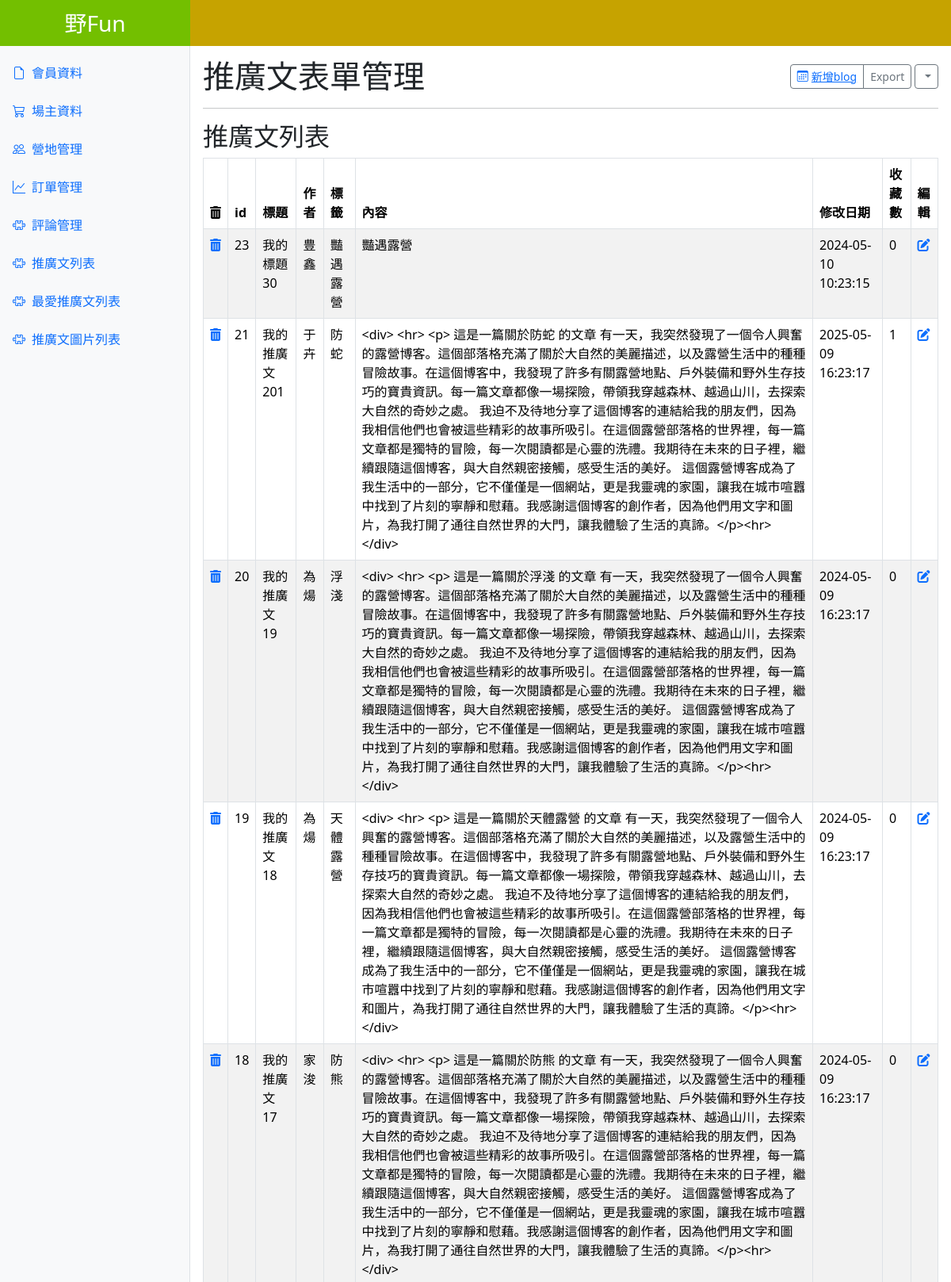
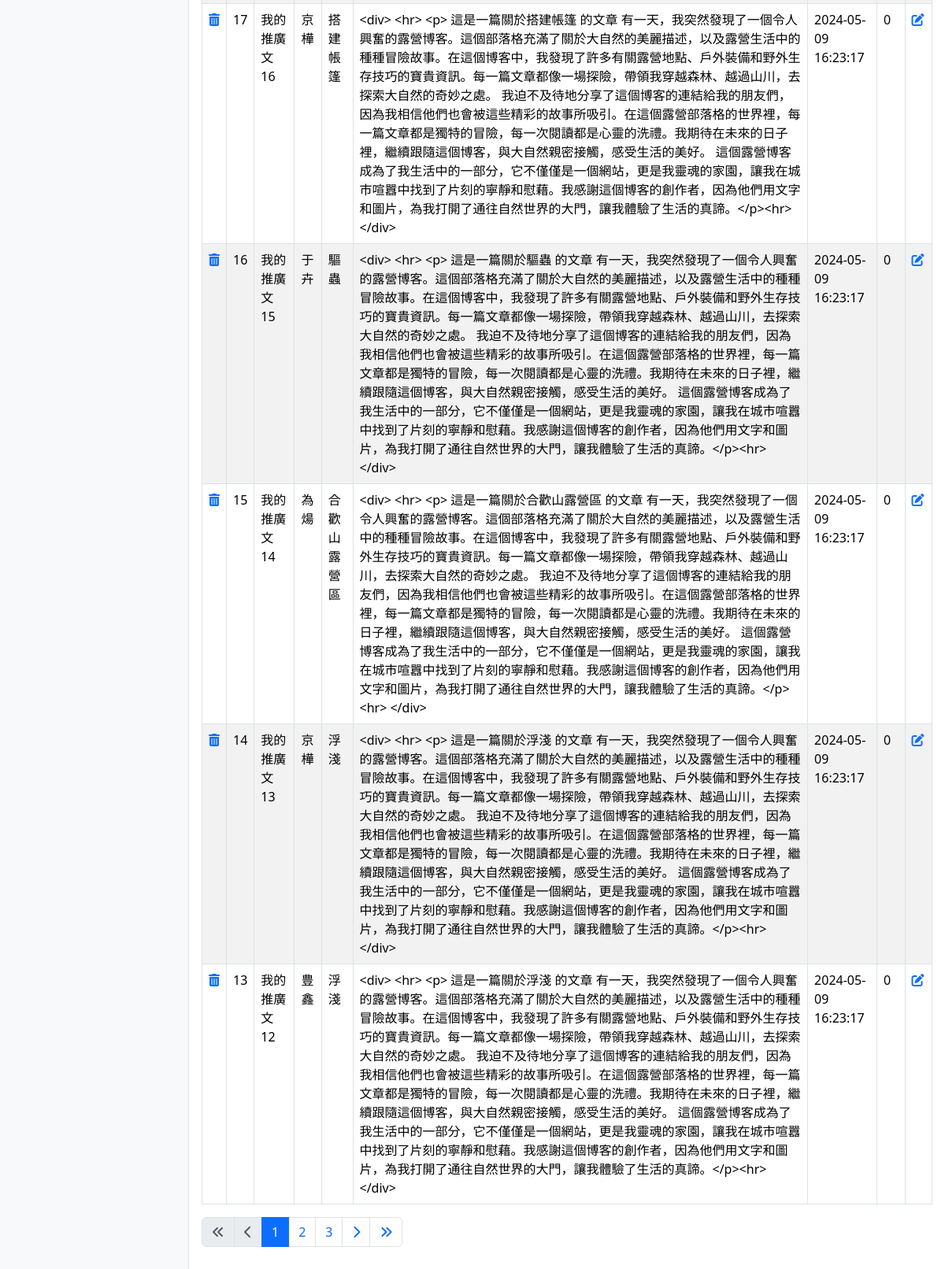
Screenshot of /blog.php with the database file from the repository (2 pictures, top to bottom).
### tables this page shows
CREATE TABLE `blog` (
  `id` int NOT NULL,
  `title` varchar(255) NOT NULL,
  `author` varchar(255) NOT NULL,
  `blog_tag` varchar(255) NOT NULL,
  `content` text NOT NULL,
  `create_at` datetime NOT NULL DEFAULT CURRENT_TIMESTAMP
);

### blog.php (the view, shortened to what this page needs)
<?php
require __DIR__ . '/config/pdo-connect.php';
$t_sql = "SELECT COUNT(*) FROM blog";
$perPage = 10;
$page = isset($_GET["page"]) ? intval($_GET["page"]) : 1;
$totalRows = $pdo->query($t_sql)->fetch(PDO::FETCH_NUM)[0];
if ($totalRows > 0) {
  $totalPages = ceil($totalRows / $perPage);
  $sql = sprintf("SELECT b.id, b.title, b.author, b.blog_tag, b.content, b.create_at, COUNT(fb.blog_id) AS favorite_count FROM blog b LEFT JOIN favorite_blog fb ON b.id = fb.blog_id GROUP BY b.id, b.title ORDER BY b.id DESC limit %s, %s", ($page - 1) * $perPage, $perPage);
  $rows = $pdo->query($sql)->fetchALL();
}
?>
<?php include __DIR__. '/parts/html-head.php'?>
<?php include __DIR__. '/parts/navbar.php'?>
<main class="main-content p-3">
  <div class="d-flex justify-content-between align-items-center ">
    <h1 class="m-0 ">推廣文表單管理</h1>
    <div>
      <div class="btn-group btn-group-sm" role="group" aria-label="Small button group">
        <button type="button" class="btn btn-outline-secondary">
        <a href="./add-blog.php"><i class="bi bi-calendar3 me-1"></i>新增blog</a>
        </button>
        <button type="button" class="btn btn-outline-secondary">
          Export
        </button>
      </div>
      <div class="btn-group">
        <button class="btn btn-outline-secondary btn-sm dropdown-toggle" type="button" data-bs-toggle="dropdown" aria-expanded="false">
        </button>
      </div>
    </div>
  </div>
  <hr />
  <h2>推廣文列表</h2>
  <div class="row">
    <div class="col">
      <table class="table table-bordered table-striped">
      <thead>
        <tr>
        <th><i class="fa-solid fa-trash-can"></i></th>
            <th>id</th>
            <th>標題</th>
            <th>作者</th>
            <th>標籤</th>
            <th >內容</th>
            <th>修改日期</th>
            <th>收藏數</th>
            <th>編輯</th>
        </tr>
    </thead>
    <tbody>
      <?php foreach ($rows as $r): ?>
        <tr>
        <td><a href="javascript: deleteOne(<?= $r['id']?>)"><i class="fa-solid fa-trash-can"></i></a></td>
            <td><?= $r['id']?></td>
            <td><?= htmlentities($r['title'])?></td>
            <td><?= htmlentities($r['author'])?></td>
            <td><?= htmlentities($r['blog_tag'])?></td>
            <td class="line-clamp"><?= htmlentities($r['content'])?></td>
            <td><?= htmlentities($r['create_at'])?></td>
            <td><?= $r['favorite_count']?></td>
            <td><a href="edit-blog.php?id=<?=$r['id']?>"><i class="fa-solid fa-pen-to-square"></i></a></td>
        </tr>
        <?php endforeach  ?>
    </tbody>
      </table>
      <div>
    <nav aria-label="Page navigation example">
      <ul class="pagination">
        <li class="page-item <?= $page == 1 ? 'disabled' : '' ?>">
          <a class="page-link" href="?page=1"><i class="fa-solid fa-angles-left"></i></a>
        </li>
        <li class="page-item <?= $page == 1 ? 'disabled' : '' ?>">
          <a class="page-link" href="?page=<?= $page - 1 ?>"><i class="fa-solid fa-chevron-left"></i></a>
        </li>
        <?php for ($i = $page - 2; $i <= $page + 2; $i++) :
          if ($i >= 1 and $i <= $totalPages) :
        ?>
            <li class="page-item <?= $page == $i ? 'active' : '' ?>">
              <a class="page-link" href="?page=<?= $i ?>"><?= $i ?></a>
            </li>
        <?php endif;
        endfor; ?>
        <li class="page-item <?= $page == $totalPages ? 'disabled' : '' ?>">
          <a class="page-link" href="?page=<?= $page + 1 ?>"><i class="fa-solid fa-chevron-right"></i></a>
        </li>
        <li class="page-item <?= $page == $totalPages ? 'disabled' : '' ?>">
          <a class="page-link" href="?page=<?= $totalPages ?>"><i class="fa-solid fa-angles-right"></i></a>
        </li>
      </ul>
    </nav>
  </div>
    </div>
  </div>
</main>
<?php include __DIR__. '/parts/html-foot.php'?>

### parts/html-head.php (style rules this page uses)
:root { --aside-width: 240px; --page-top: 56px; }
.main-content { margin: var(--page-top) 0 0 var(--aside-width); }

### rows the page displays
blog: id "23", title "我的標題30", author "豊鑫", blog_tag "豔遇露營", content "豔遇露營", create_at "2024-05-10 10:23:15", favorite_count "0"
blog: id "21", title "我的推廣文201", author "于卉", blog_tag "防蛇", content "<div> <hr> <p> 這是一篇關於防蛇 的文章 有一天，我突然發現了一個令人興奮的露營博客。這個部落格充滿了關於大自然的美麗描述，以及露營生活中的種種冒險故事。在這個博客中，我發現了許多有關露營地點、戶外裝備和野外生存技巧的寶貴資訊。每一篇文章都像一場探險，帶領我穿越森林、越過山川，去探索大自然的奇妙之處。 我迫不及待地分享了這個博客的連結給我的朋友們，因為我相信他們也會被這些精彩的故事所吸引。在這個露營部落格的世界裡，每一篇文章都是獨特的冒險，每一次閱讀都是心靈的洗禮。我期待在未來的日子裡，繼續跟隨這個博客，與大自然親密接觸，感受生活的美好。 這個露營博客成為了我生活中的一部分，它不僅僅是一個網站，更是我靈魂的家園，讓我在城市喧囂中找到了片刻的寧靜和慰藉。我感謝這個博客的創作者，因為他們用文字和圖片，為我打開了通往自然世界的大門，讓我體驗了生活的真諦。</p><hr> </div>", create_at "2025-05-09 16:23:17", favorite_count "1"
blog: id "20", title "我的推廣文19", author "為煬", blog_tag "浮淺", content "<div> <hr> <p> 這是一篇關於浮淺 的文章 有一天，我突然發現了一個令人興奮的露營博客。這個部落格充滿了關於大自然的美麗描述，以及露營生活中的種種冒險故事。在這個博客中，我發現了許多有關露營地點、戶外裝備和野外生存技巧的寶貴資訊。每一篇文章都像一場探險，帶領我穿越森林、越過山川，去探索大自然的奇妙之處。 我迫不及待地分享了這個博客的連結給我的朋友們，因為我相信他們也會被這些精彩的故事所吸引。在這個露營部落格的世界裡，每一篇文章都是獨特的冒險，每一次閱讀都是心靈的洗禮。我期待在未來的日子裡，繼續跟隨這個博客，與大自然親密接觸，感受生活的美好。 這個露營博客成為了我生活中的一部分，它不僅僅是一個網站，更是我靈魂的家園，讓我在城市喧囂中找到了片刻的寧靜和慰藉。我感謝這個博客的創作者，因為他們用文字和圖片，為我打開了通往自然世界的大門，讓我體驗了生活的真諦。</p><hr> </div>", create_at "2024-05-09 16:23:17", favorite_count "0"
blog: id "19", title "我的推廣文18", author "為煬", blog_tag "天體露營", content "<div> <hr> <p> 這是一篇關於天體露營 的文章 有一天，我突然發現了一個令人興奮的露營博客。這個部落格充滿了關於大自然的美麗描述，以及露營生活中的種種冒險故事。在這個博客中，我發現了許多有關露營地點、戶外裝備和野外生存技巧的寶貴資訊。每一篇文章都像一場探險，帶領我穿越森林、越過山川，去探索大自然的奇妙之處。 我迫不及待地分享了這個博客的連結給我的朋友們，因為我相信他們也會被這些精彩的故事所吸引。在這個露營部落格的世界裡，每一篇文章都是獨特的冒險，每一次閱讀都是心靈的洗禮。我期待在未來的日子裡，繼續跟隨這個博客，與大自然親密接觸，感受生活的美好。 這個露營博客成為了我生活中的一部分，它不僅僅是一個網站，更是我靈魂的家園，讓我在城市喧囂中找到了片刻的寧靜和慰藉。我感謝這個博客的創作者，因為他們用文字和圖片，為我打開了通往自然世界的大門，讓我體驗了生活的真諦。</p><hr> </div>", create_at "2024-05-09 16:23:17", favorite_count "0"
blog: id "18", title "我的推廣文17", author "家浚", blog_tag "防熊", content "<div> <hr> <p> 這是一篇關於防熊 的文章 有一天，我突然發現了一個令人興奮的露營博客。這個部落格充滿了關於大自然的美麗描述，以及露營生活中的種種冒險故事。在這個博客中，我發現了許多有關露營地點、戶外裝備和野外生存技巧的寶貴資訊。每一篇文章都像一場探險，帶領我穿越森林、越過山川，去探索大自然的奇妙之處。 我迫不及待地分享了這個博客的連結給我的朋友們，因為我相信他們也會被這些精彩的故事所吸引。在這個露營部落格的世界裡，每一篇文章都是獨特的冒險，每一次閱讀都是心靈的洗禮。我期待在未來的日子裡，繼續跟隨這個博客，與大自然親密接觸，感受生活的美好。 這個露營博客成為了我生活中的一部分，它不僅僅是一個網站，更是我靈魂的家園，讓我在城市喧囂中找到了片刻的寧靜和慰藉。我感謝這個博客的創作者，因為他們用文字和圖片，為我打開了通往自然世界的大門，讓我體驗了生活的真諦。</p><hr> </div>", create_at "2024-05-09 16:23:17", favorite_count "0"
blog: id "17", title "我的推廣文16", author "京樺", blog_tag "搭建帳篷", content "<div> <hr> <p> 這是一篇關於搭建帳篷 的文章 有一天，我突然發現了一個令人興奮的露營博客。這個部落格充滿了關於大自然的美麗描述，以及露營生活中的種種冒險故事。在這個博客中，我發現了許多有關露營地點、戶外裝備和野外生存技巧的寶貴資訊。每一篇文章都像一場探險，帶領我穿越森林、越過山川，去探索大自然的奇妙之處。 我迫不及待地分享了這個博客的連結給我的朋友們，因為我相信他們也會被這些精彩的故事所吸引。在這個露營部落格的世界裡，每一篇文章都是獨特的冒險，每一次閱讀都是心靈的洗禮。我期待在未來的日子裡，繼續跟隨這個博客，與大自然親密接觸，感受生活的美好。 這個露營博客成為了我生活中的一部分，它不僅僅是一個網站，更是我靈魂的家園，讓我在城市喧囂中找到了片刻的寧靜和慰藉。我感謝這個博客的創作者，因為他們用文字和圖片，為我打開了通往自然世界的大門，讓我體驗了生活的真諦。</p><hr> </div>", create_at "2024-05-09 16:23:17", favorite_count "0"
blog: id "16", title "我的推廣文15", author "于卉", blog_tag "驅蟲", content "<div> <hr> <p> 這是一篇關於驅蟲 的文章 有一天，我突然發現了一個令人興奮的露營博客。這個部落格充滿了關於大自然的美麗描述，以及露營生活中的種種冒險故事。在這個博客中，我發現了許多有關露營地點、戶外裝備和野外生存技巧的寶貴資訊。每一篇文章都像一場探險，帶領我穿越森林、越過山川，去探索大自然的奇妙之處。 我迫不及待地分享了這個博客的連結給我的朋友們，因為我相信他們也會被這些精彩的故事所吸引。在這個露營部落格的世界裡，每一篇文章都是獨特的冒險，每一次閱讀都是心靈的洗禮。我期待在未來的日子裡，繼續跟隨這個博客，與大自然親密接觸，感受生活的美好。 這個露營博客成為了我生活中的一部分，它不僅僅是一個網站，更是我靈魂的家園，讓我在城市喧囂中找到了片刻的寧靜和慰藉。我感謝這個博客的創作者，因為他們用文字和圖片，為我打開了通往自然世界的大門，讓我體驗了生活的真諦。</p><hr> </div>", create_at "2024-05-09 16:23:17", favorite_count "0"
blog: id "15", title "我的推廣文14", author "為煬", blog_tag "合歡山露營區", content "<div> <hr> <p> 這是一篇關於合歡山露營區 的文章 有一天，我突然發現了一個令人興奮的露營博客。這個部落格充滿了關於大自然的美麗描述，以及露營生活中的種種冒險故事。在這個博客中，我發現了許多有關露營地點、戶外裝備和野外生存技巧的寶貴資訊。每一篇文章都像一場探險，帶領我穿越森林、越過山川，去探索大自然的奇妙之處。 我迫不及待地分享了這個博客的連結給我的朋友們，因為我相信他們也會被這些精彩的故事所吸引。在這個露營部落格的世界裡，每一篇文章都是獨特的冒險，每一次閱讀都是心靈的洗禮。我期待在未來的日子裡，繼續跟隨這個博客，與大自然親密接觸，感受生活的美好。 這個露營博客成為了我生活中的一部分，它不僅僅是一個網站，更是我靈魂的家園，讓我在城市喧囂中找到了片刻的寧靜和慰藉。我感謝這個博客的創作者，因為他們用文字和圖片，為我打開了通往自然世界的大門，讓我體驗了生活的真諦。</p><hr> </div>", create_at "2024-05-09 16:23:17", favorite_count "0"
blog: id "14", title "我的推廣文13", author "京樺", blog_tag "浮淺", content "<div> <hr> <p> 這是一篇關於浮淺 的文章 有一天，我突然發現了一個令人興奮的露營博客。這個部落格充滿了關於大自然的美麗描述，以及露營生活中的種種冒險故事。在這個博客中，我發現了許多有關露營地點、戶外裝備和野外生存技巧的寶貴資訊。每一篇文章都像一場探險，帶領我穿越森林、越過山川，去探索大自然的奇妙之處。 我迫不及待地分享了這個博客的連結給我的朋友們，因為我相信他們也會被這些精彩的故事所吸引。在這個露營部落格的世界裡，每一篇文章都是獨特的冒險，每一次閱讀都是心靈的洗禮。我期待在未來的日子裡，繼續跟隨這個博客，與大自然親密接觸，感受生活的美好。 這個露營博客成為了我生活中的一部分，它不僅僅是一個網站，更是我靈魂的家園，讓我在城市喧囂中找到了片刻的寧靜和慰藉。我感謝這個博客的創作者，因為他們用文字和圖片，為我打開了通往自然世界的大門，讓我體驗了生活的真諦。</p><hr> </div>", create_at "2024-05-09 16:23:17", favorite_count "0"
blog: id "13", title "我的推廣文12", author "豊鑫", blog_tag "浮淺", content "<div> <hr> <p> 這是一篇關於浮淺 的文章 有一天，我突然發現了一個令人興奮的露營博客。這個部落格充滿了關於大自然的美麗描述，以及露營生活中的種種冒險故事。在這個博客中，我發現了許多有關露營地點、戶外裝備和野外生存技巧的寶貴資訊。每一篇文章都像一場探險，帶領我穿越森林、越過山川，去探索大自然的奇妙之處。 我迫不及待地分享了這個博客的連結給我的朋友們，因為我相信他們也會被這些精彩的故事所吸引。在這個露營部落格的世界裡，每一篇文章都是獨特的冒險，每一次閱讀都是心靈的洗禮。我期待在未來的日子裡，繼續跟隨這個博客，與大自然親密接觸，感受生活的美好。 這個露營博客成為了我生活中的一部分，它不僅僅是一個網站，更是我靈魂的家園，讓我在城市喧囂中找到了片刻的寧靜和慰藉。我感謝這個博客的創作者，因為他們用文字和圖片，為我打開了通往自然世界的大門，讓我體驗了生活的真諦。</p><hr> </div>", create_at "2024-05-09 16:23:17", favorite_count "0"
